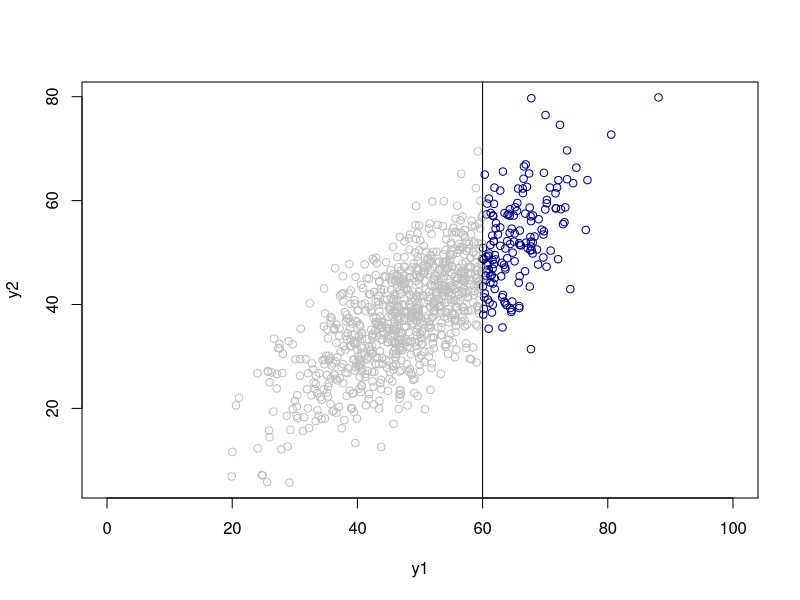
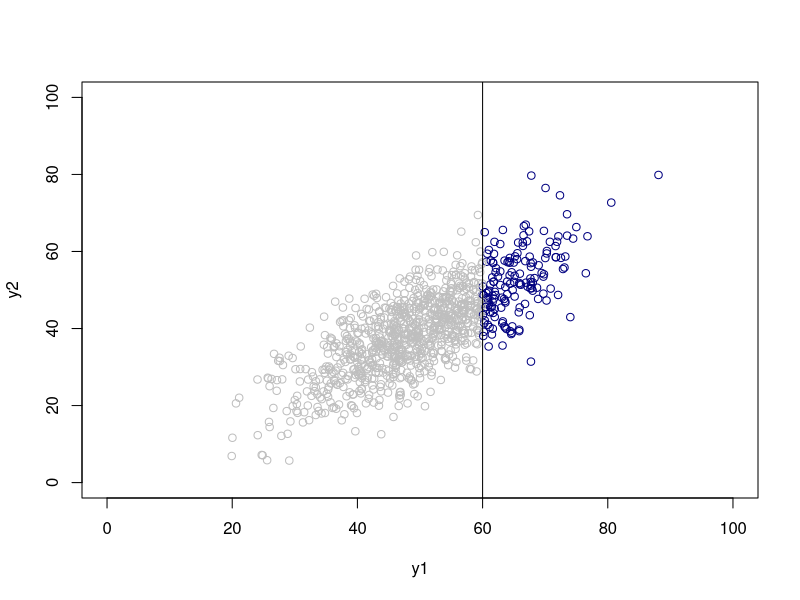

These figures' R source, in order:

#selection effect
#ref http://d.hatena.ne.jp/yoschi0831/20130205/1360073249

N <- 1000
theta1 <- 50
theta2 <- 0.8 # true correlation
sigma <- 49
C <- 60
set.seed(1)
y1 <- theta1 + rnorm(N,0,sqrt(100))
y2 <- theta2 * y1 + rnorm(N,0,sqrt(sigma))
#pcol <-  if(y1 >= C) "red" else "grey"
pcol <- ifelse(y1 >= C, "navy", "grey")
data <- data.frame("y1"=y1,"y2"=y2)

# plot
plot(y1,y2,type="p",col=pcol,xlim=c(0,100),tlim=c(0,100))
par(new=T)
abline(v=C,col="black")

# subtract of observational data
#y11 <- subset(data,y2>=C)$y1
#y21 <- subset(data,y2>=C)$y2
y11 <- subset(data,y1>=C)$y1
y21 <- subset(data,y1>=C)$y2

# mitameno-correlation
cor1 <- cor(y11,y21,method="pearson")

# correlation coefficient from observational data
ylm <- lm(y21~-1 + y11,data = data)
summary(ylm)
theta2_es <- coefficients(ylm)

# real coefficient
cor2 <- (theta2_es * var(y1))/(sqrt(var(y1)) * sqrt(theta2_es^2 * var(y1) + sigma))


# data plot
plot(y1,y2, type = "p",col = pcol, xlim = c(0,100), ylim = c(0,100))
par(new = T)
abline(v = C, col = "black")
